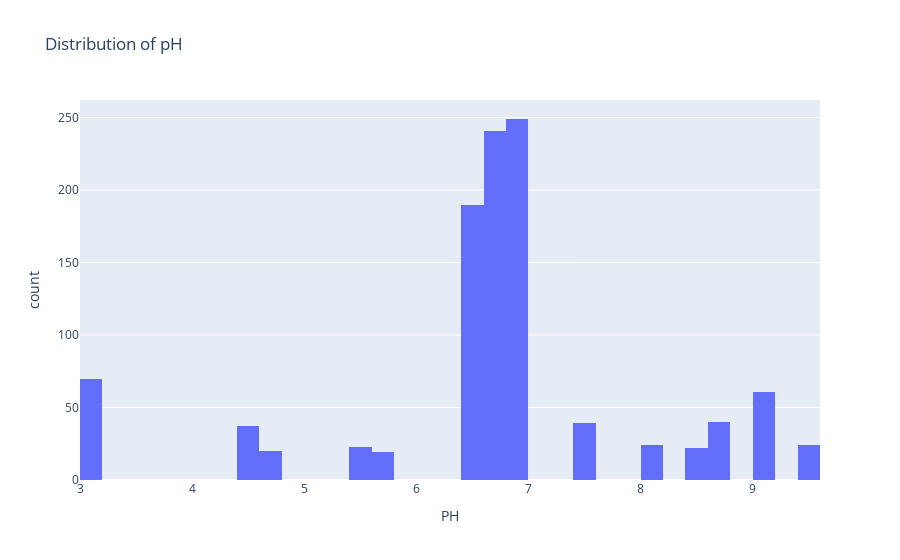
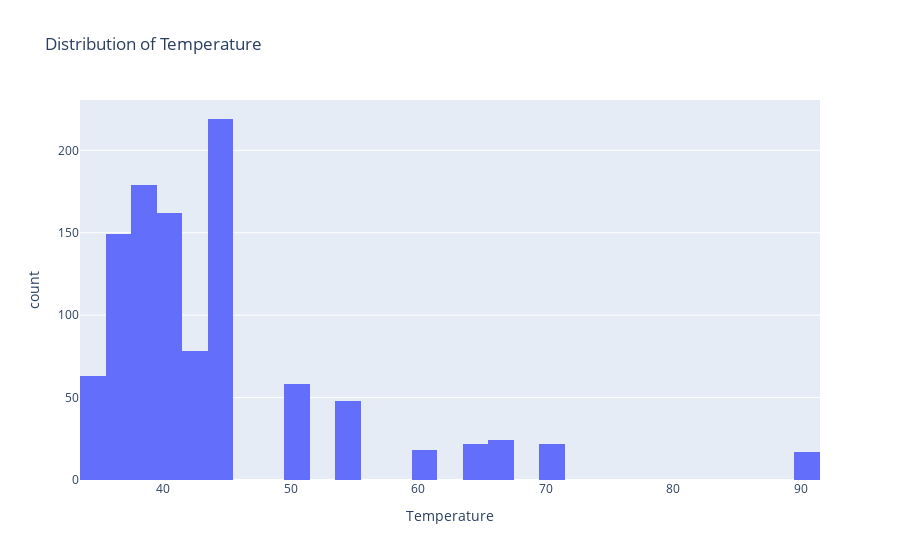

Here is the notebook cell these charts were saved with, in order:
### Markdown cell above
#### Distribution of numerical features (PH and Temperature)

### Code cell
fig = px.histogram(df, x='PH', title='Distribution of pH')
fig.show()

fig = px.histogram(df, x='Temperature', title='Distribution of Temperature')
fig.show()

### Figure 1 — Plotly figure (JSON) as saved in the notebook; plotly's stock layout.template omitted (floating-point values rounded to 4 significant figures; data arrays with more than 128 entries replaced by an {"elided": "..."} marker saying what was removed)
{"data": [{"alignmentgroup": "True", "bingroup": "x", "hovertemplate": "PH=%{x}<br>count=%{y}<extra></extra>", "legendgroup": "", "marker": {"color": "#636efa", "pattern": {"shape": ""}}, "name": "", "offsetgroup": "", "orientation": "v", "showlegend": false, "type": "histogram", "x": {"elided": "1059 float values"}, "xaxis": "x", "yaxis": "y"}], "layout": {"barmode": "relative", "legend": {"tracegroupgap": 0}, "title": {"text": "Distribution of pH"}, "xaxis": {"anchor": "y", "domain": [0, 1], "title": {"text": "PH"}}, "yaxis": {"anchor": "x", "domain": [0, 1], "title": {"text": "count"}}}}

### Figure 2 — Plotly figure (JSON) as saved in the notebook; plotly's stock layout.template omitted (floating-point values rounded to 4 significant figures; data arrays with more than 128 entries replaced by an {"elided": "..."} marker saying what was removed)
{"data": [{"alignmentgroup": "True", "bingroup": "x", "hovertemplate": "Temperature=%{x}<br>count=%{y}<extra></extra>", "legendgroup": "", "marker": {"color": "#636efa", "pattern": {"shape": ""}}, "name": "", "offsetgroup": "", "orientation": "v", "showlegend": false, "type": "histogram", "x": {"elided": "1059 int values"}, "xaxis": "x", "yaxis": "y"}], "layout": {"barmode": "relative", "legend": {"tracegroupgap": 0}, "title": {"text": "Distribution of Temperature"}, "xaxis": {"anchor": "y", "domain": [0, 1], "title": {"text": "Temperature"}}, "yaxis": {"anchor": "x", "domain": [0, 1], "title": {"text": "count"}}}}
